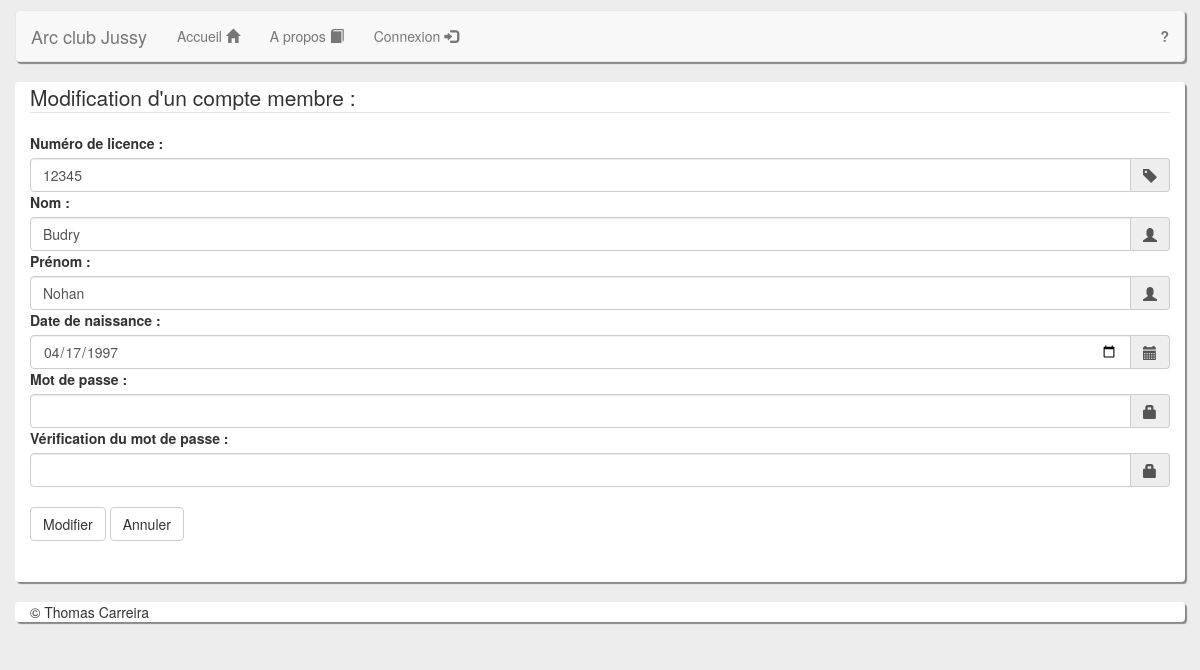
/Site/creer-modifier-membres.php?id_membre_modification=19, run on an earlier commit of the app's database.
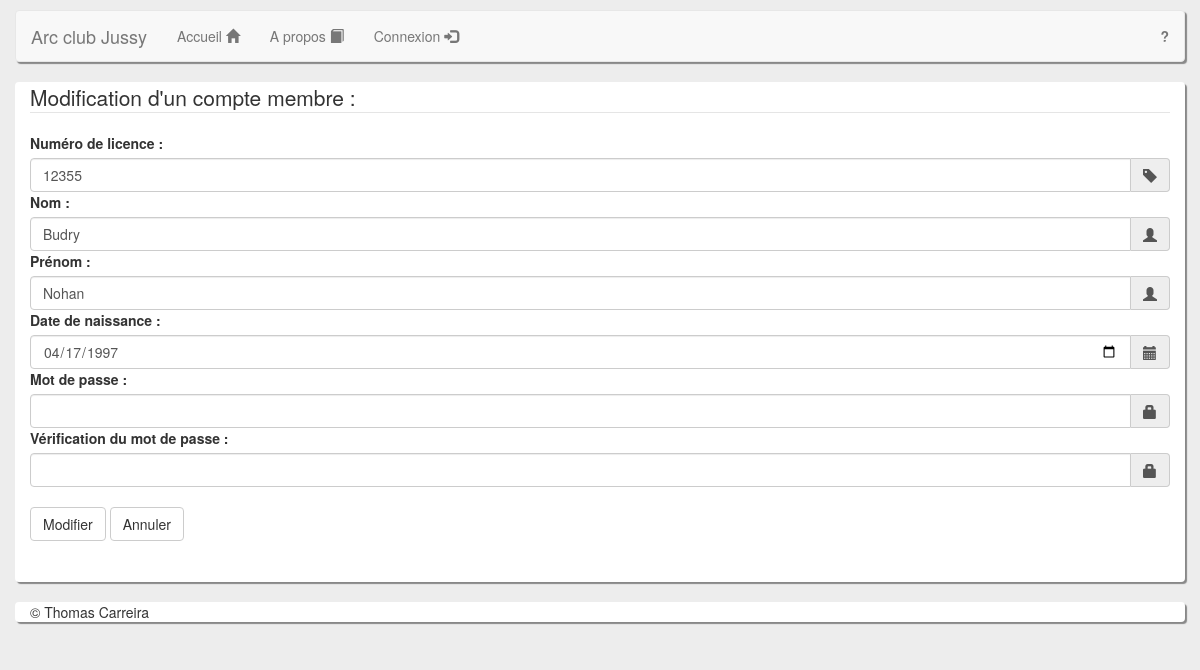
And on a later commit of the database.
### tables this page shows
CREATE TABLE IF NOT EXISTS `t_membres` (
  `id_membre` int(11) NOT NULL AUTO_INCREMENT,
  `num_licence` int(5) NOT NULL,
  `mdp` varchar(40) NOT NULL,
  `nom` varchar(50) NOT NULL,
  `prenom` varchar(25) NOT NULL,
  `date_naissance` date NOT NULL,
  `est_admin` tinyint(1) NOT NULL DEFAULT '0',
  `est_valide` tinyint(1) NOT NULL DEFAULT '0',
  PRIMARY KEY (`id_membre`),
  UNIQUE KEY `num_licence` (`num_licence`)
);

### Site/librairie/librairie_membres.php (called while the page is built, shortened)
<?php
function charger_donnees_membre($id_membre) {
    $query = connectDB()->prepare("SELECT * FROM `t_membres` WHERE id_membre = ?");
    $query->execute([$id_membre]);
    $data = $query->fetch(PDO::FETCH_ASSOC);
    return $data;
}

### Site/creer-modifier-membres.php (the view, shortened to what this page needs)
<?php
require './librairie/librairie.php';
require './librairie/librairie_membres.php';
if (isset($_REQUEST['id_membre_modification']))
    $membre = charger_donnees_membre($_REQUEST['id_membre_modification']);
else
    $membre = charger_nouveau_membre();
?>
<!DOCTYPE html>
<html>
    <ul class="nav navbar-nav">
        <li>
            <a href="index.php">Accueil <span class="glyphicon glyphicon-home"></span></a>
        </li>
        <li>
            <a href="a-propos.php">A propos <span class="glyphicon glyphicon-book"></span></a>
        </li>
        <li>
            <?php
            if (isset($_SESSION['membre_connecte']))
                echo '<a href="deconnexion.php">Deconnexion <span class="glyphicon glyphicon-log-out"></span></a>';
            else
                echo '<a href="connexion.php">Connexion <span class="glyphicon glyphicon-log-in"></span></a>';
            ?>
        </li>
    </ul>
    <ul class="nav navbar-nav navbar-right">
        <li>
            <a href="aide.php"><b>?</b></a>
        </li>
    </ul>
</div>
</nav>
</div>
<div class="row">
    <section class="col-sm-12 table-responsive">
        <form action="#" method="post">
            <legend><?php echo isset($_REQUEST['id_membre_modification']) ? "Modification" : "Création"; ?>  d'un compte membre : </legend>
            <label for="num_licence">Numéro de licence : </label>
            <div class="input-group">
                <input type="number" class="form-control" id="num_licence" name="num_licence" value="<?php echo $membre['num_licence'] ?>" placeholder="Format : 5 chiffres">
                <span class="input-group-addon"><span class="glyphicon glyphicon-tag"></span></span>
            </div>
            <label for="nom">Nom : </label>
            <div class="input-group">
                <input type="text" class="form-control" id="nom" name="nom" pattern="[a-zA-Zàäéèöü]+" value="<?php echo $membre['nom'] ?>">
                <span class="input-group-addon"><span class="glyphicon glyphicon-user"></span></span>
            </div>
            <label for="prenom">Prénom : </label>
            <div class="input-group">
                <input type="text" class="form-control" id="prenom" name="prenom" pattern="[a-zA-Zàäéèöü]+" value="<?php echo $membre['prenom'] ?>">
                <span class="input-group-addon"><span class="glyphicon glyphicon-user"></span></span>
            </div>
            <label for="date_naissance">Date de naissance : </label>
            <div class="input-group">
                <input type="date" class="form-control" id="date_concours" name="date_naissance" value="<?php echo $membre['date_naissance'] ?>">
                <span class="input-group-addon"><span class="glyphicon glyphicon-calendar"></span></span>
            </div>
            <label for="mdp">Mot de passe : </label>
            <div class="input-group">
                <input type="password" class="form-control" id="mdp" name="mdp">
                <span class="input-group-addon"><span class="glyphicon glyphicon-lock"></span></span>
            </div>
            <label for="mdp_verif">Vérification du mot de passe : </label>
            <div class="input-group">
                <input type="password" class="form-control" id="mdp_verif" name="mdp_verif">
                <span class="input-group-addon"><span class="glyphicon glyphicon-lock"></span></span>
            </div>
            <br>
            <input type="submit" class="btn btn-default" name="valider" value="<?php echo isset($_REQUEST['id_membre_modification']) ? "Modifier" : "S'inscrire"; ?>">
            <input type="submit" class="btn btn-default" name="annuler" value="Annuler">
        </form>
    </section>
</div>
<div class="row">
    <footer class="col-sm-12">
        &copy; Thomas Carreira
    </footer>
</div>
</div>
</body>
</html>

What changed in the data, as far as the page shows it:
changed t_membres "Budry": num_licence "12345" → "12355"
